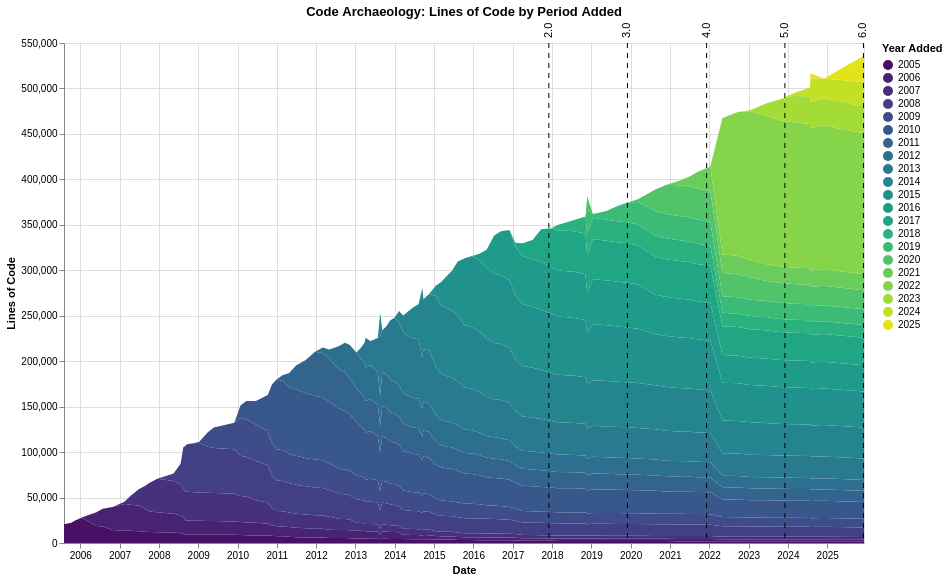

The specification (Vega-Lite) saved for this image:
### Vega-Lite specification from a JSON file in a GitHub repository (floating-point values rounded to 4 significant figures; data arrays with more than 128 entries replaced by an {"elided": "..."} marker saying what was removed)
{"$schema": "https://vega.github.io/schema/vega-lite/v6.1.0.json", "config": {"view": {"continuousHeight": 300, "continuousWidth": 300}}, "datasets": {"data-334974a08d9fbf6664c2fe1bd9977444": [{"datetime": "2017-12-02T15:11:49", "version": "2.0"}, {"datetime": "2019-12-02T11:13:11", "version": "3.0"}, {"datetime": "2021-12-07T09:19:58", "version": "4.0"}, {"datetime": "2023-12-04T13:12:41", "version": "5.0"}, {"datetime": "2025-12-03T16:26:16", "version": "6.0"}], "data-f0f36ccacf9527858116ff7cff1e7f23": {"elided": "990 records"}}, "height": 500, "layer": [{"data": {"name": "data-f0f36ccacf9527858116ff7cff1e7f23"}, "encoding": {"color": {"field": "period", "scale": {"scheme": "viridis"}, "title": "Year Added", "type": "ordinal"}, "order": {"field": "period", "type": "ordinal"}, "tooltip": [{"field": "commit_date", "type": "temporal"}, {"field": "period", "type": "ordinal"}, {"field": "line_count", "type": "quantitative"}], "x": {"field": "commit_date", "title": "Date", "type": "temporal"}, "y": {"field": "line_count", "title": "Lines of Code", "type": "quantitative"}}, "mark": {"type": "area"}, "title": "Code Archaeology: Lines of Code by Period Added"}, {"data": {"name": "data-334974a08d9fbf6664c2fe1bd9977444"}, "encoding": {"tooltip": [{"field": "version", "type": "nominal"}, {"field": "datetime", "type": "temporal"}], "x": {"field": "datetime", "title": "Date", "type": "temporal"}}, "mark": {"strokeDash": [5, 5], "type": "rule"}}, {"data": {"name": "data-334974a08d9fbf6664c2fe1bd9977444"}, "encoding": {"text": {"field": "version", "type": "nominal"}, "x": {"field": "datetime", "type": "temporal"}, "y": {"value": 10}}, "mark": {"align": "left", "angle": 270, "dx": 15, "dy": 0, "type": "text"}}], "width": 800}
